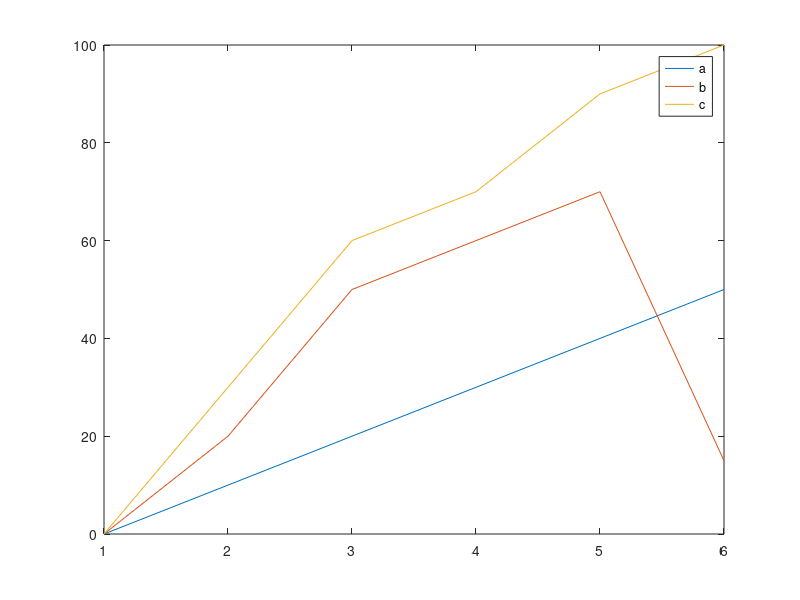

Here is the MATLAB script that generated this plot:
clc;
clear;
close all;

Error = [   0   0   0
            10  20  30
            20  50  60
            30  60  70
            40  70  90
            50  15  100]
prot = [ 1, 2, 3 ,4, 5, 6]

figure
    plot(prot',Error(:,1),prot',Error(:,2),prot',Error(:,3))
    legend('a','b','c')